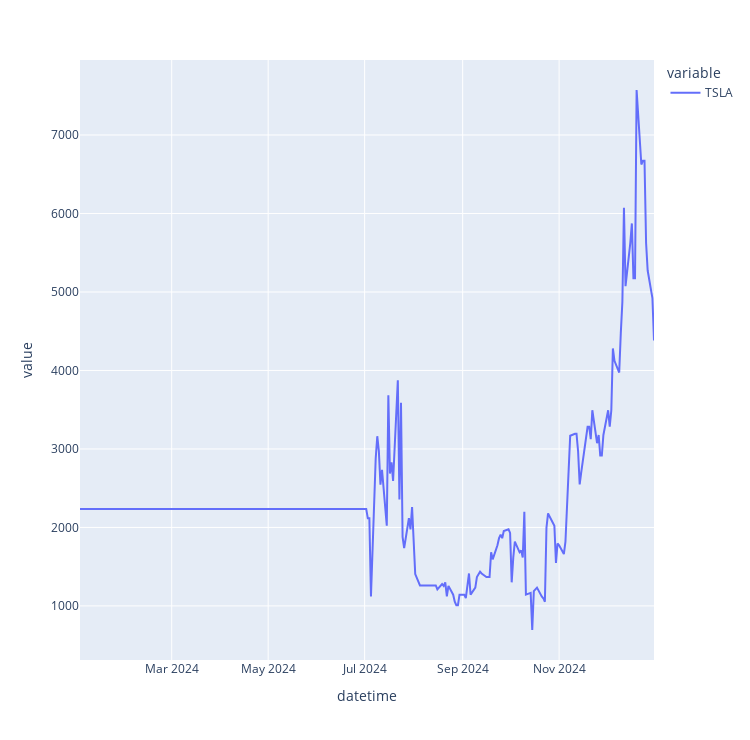

This figure's notebook cell:
### Code cell
plot_data = pm._equity['TSLA']#['2024-01-03':'2024-02-28']
fig = px.line(plot_data)
fig.update_layout(width = 750, height = 740)
fig.show()

# equity.BA.plot()
#.plot()

### Figure 1 — Plotly figure (JSON) as saved in the notebook; plotly's stock layout.template omitted (floating-point values rounded to 4 significant figures; data arrays with more than 128 entries replaced by an {"elided": "..."} marker saying what was removed)
{"data": [{"hovertemplate": "variable=TSLA<br>datetime=%{x}<br>value=%{y}<extra></extra>", "legendgroup": "TSLA", "line": {"color": "#636efa", "dash": "solid"}, "marker": {"symbol": "circle"}, "mode": "lines", "name": "TSLA", "orientation": "v", "showlegend": true, "type": "scatter", "x": {"elided": "260 str values"}, "xaxis": "x", "y": {"elided": "260 float values"}, "yaxis": "y"}], "layout": {"height": 740, "legend": {"title": {"text": "variable"}, "tracegroupgap": 0}, "margin": {"t": 60}, "width": 750, "xaxis": {"anchor": "y", "domain": [0, 1], "title": {"text": "datetime"}}, "yaxis": {"anchor": "x", "domain": [0, 1], "title": {"text": "value"}}}}
